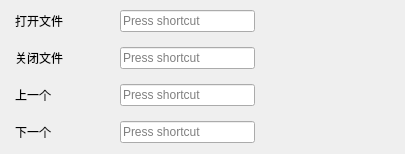
             <widget class="QWidget" name="scrollAreaWidgetContents_hotkey_file">
              <property name="geometry">
               <rect>
                <x>0</x>
                <y>0</y>
                <width>405</width>
                <height>150</height>
               </rect>
              </property>
              <property name="sizePolicy">
               <sizepolicy hsizetype="Fixed" vsizetype="Fixed">
                <horstretch>0</horstretch>
                <verstretch>0</verstretch>
               </sizepolicy>
              </property>
              <layout class="QVBoxLayout" name="verticalLayout_17">
               <property name="spacing">
                <number>0</number>
               </property>
               <property name="leftMargin">
                <number>15</number>
               </property>
               <property name="topMargin">
                <number>10</number>
               </property>
               <property name="rightMargin">
                <number>150</number>
               </property>
               <item>
                <layout class="QGridLayout" name="gridLayout_hotkey_file">
                 <property name="leftMargin">
                  <number>0</number>
                 </property>
                 <property name="topMargin">
                  <number>0</number>
                 </property>
                 <property name="rightMargin">
                  <number>0</number>
                 </property>
                 <property name="horizontalSpacing">
                  <number>5</number>
                 </property>
                 <property name="verticalSpacing">
                  <number>15</number>
                 </property>
                 <item row="2" column="0">
                  <widget class="QLabel" name="label_hotkey_file_previous">
                   <property name="text">
                    <string>上一个</string>
                   </property>
                  </widget>
                 </item>
                 <item row="3" column="0">
                  <widget class="QLabel" name="label_hotkey_file_next">
                   <property name="text">
                    <string>下一个</string>
                   </property>
                  </widget>
                 </item>
                 <item row="1" column="0">
                  <widget class="QLabel" name="label_hotkey_file_closeflie">
                   <property name="text">
                    <string>关闭文件</string>
                   </property>
                  </widget>
                 </item>
                 <item row="0" column="0">
                  <widget class="QLabel" name="label_hotkey_file_openfile">
                   <property name="minimumSize">
                    <size>
                     <width>100</width>
                     <height>0</height>
                    </size>
                   </property>
                   <property name="maximumSize">
                    <size>
                     <width>100</width>
                     <height>16777215</height>
                    </size>
                   </property>
                   <property name="text">
                    <string>打开文件</string>
                   </property>
                  </widget>
                 </item>
                 <item row="0" column="1">
                  <widget class="QKeySequenceEdit" name="keySequenceEdit_hotkey_file_openfile"/>
                 </item>
                 <item row="1" column="1">
                  <widget class="QKeySequenceEdit" name="keySequenceEdit_hotkey_file_closefile"/>
                 </item>
                 <item row="2" column="1">
                  <widget class="QKeySequenceEdit" name="keySequenceEdit_hotkey_file_previous"/>
                 </item>
                 <item row="3" column="1">
                  <widget class="QKeySequenceEdit" name="keySequenceEdit_hotkey_file_next"/>
                 </item>
                </layout>
               </item>
              </layout>
             </widget>
